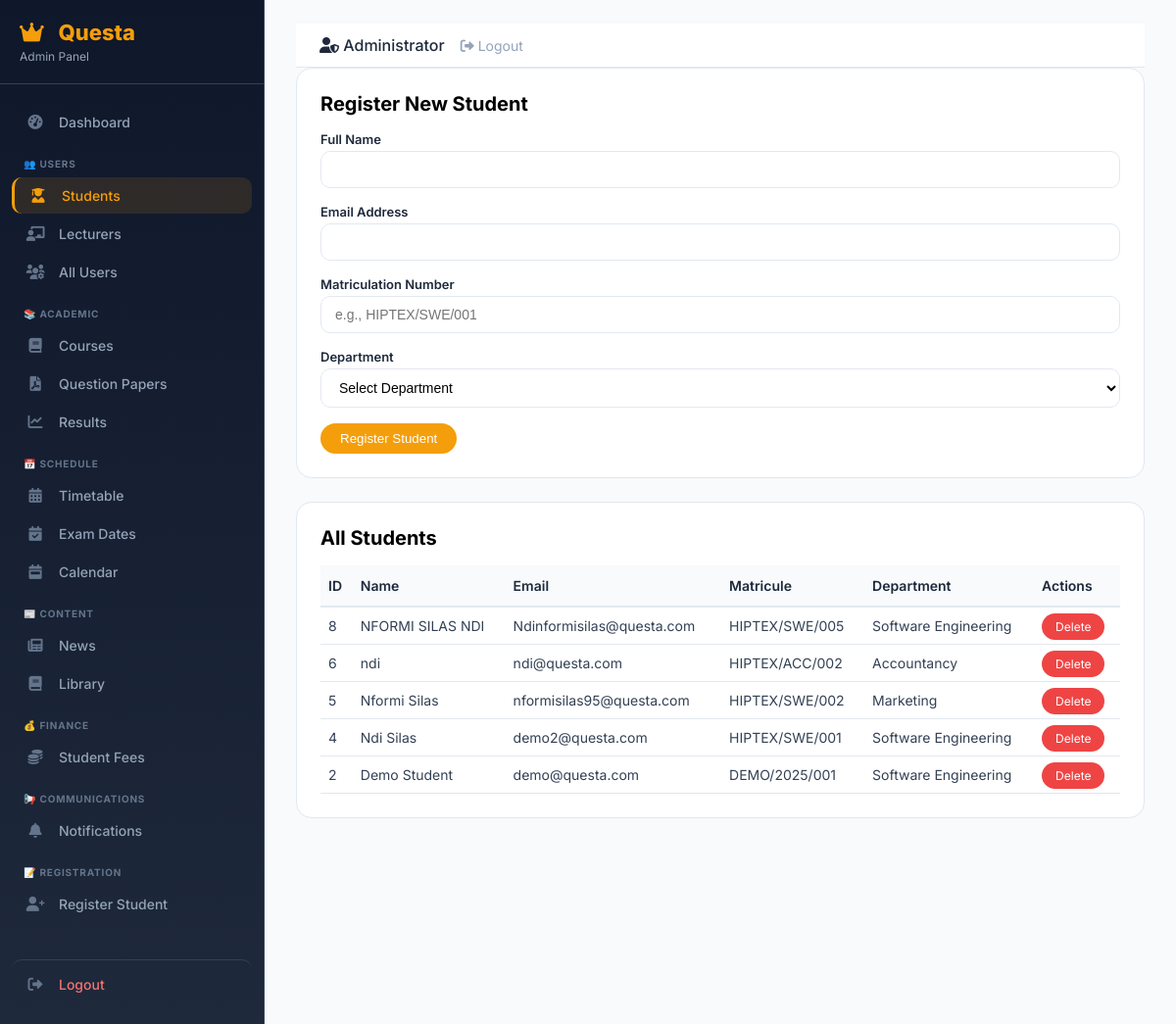
The app's page /admin/manage-students.php (signed in) with its own data.
### tables this page shows
CREATE TABLE `users` (
  `id` int(11) NOT NULL,
  `name` varchar(100) NOT NULL,
  `email` varchar(100) NOT NULL,
  `password` varchar(255) NOT NULL,
  `role` enum('admin','lecturer','student') DEFAULT 'student',
  `matricule` varchar(50) DEFAULT NULL,
  `department_id` int(11) DEFAULT NULL,
  `avatar` varchar(255) DEFAULT NULL,
  `created_at` datetime DEFAULT current_timestamp()
);

CREATE TABLE `departments` (
  `id` int(11) NOT NULL,
  `name` varchar(100) NOT NULL,
  `abbreviation` varchar(10) DEFAULT NULL,
  `icon` varchar(50) DEFAULT NULL
);

### admin/manage-students.php (the view, shortened to what this page needs)
<?php
require_once '../includes/config.php';
$students = $pdo->query("
    SELECT u.*, d.name as department_name
    FROM users u
    LEFT JOIN departments d ON u.department_id = d.id
    WHERE u.role = 'student'
    ORDER BY u.id DESC
")->fetchAll();
include 'header.php';
?>
<div class="admin-card">
    <h2>Register New Student</h2>
    <form method="POST">
        <div class="form-group">
            <label>Full Name</label>
            <input type="text" name="name" class="form-input" required>
        </div>
        <div class="form-group">
            <label>Email Address</label>
            <input type="email" name="email" class="form-input" required>
        </div>
        <div class="form-group">
            <label>Matriculation Number</label>
            <input type="text" name="matricule" class="form-input" placeholder="e.g., HIPTEX/SWE/001" required>
        </div>
        <div class="form-group">
            <label>Department</label>
            <select name="department_id" class="form-select" required>
                <option value="">Select Department</option>
            </select>
        </div>
        <button type="submit" name="register_student" class="btn-primary">Register Student</button>
    </form>
</div>
<div class="admin-card">
    <h2>All Students</h2>
    <table class="admin-table">
        <thead>
            <tr><th>ID</th><th>Name</th><th>Email</th><th>Matricule</th><th>Department</th><th>Actions</th></tr>
        </thead>
        <tbody>
            <?php foreach ($students as $student): ?>
            <tr>
                <td><?php echo $student['id']; ?></td>
                <td><?php echo htmlspecialchars($student['name']); ?></td>
                <td><?php echo htmlspecialchars($student['email']); ?></td>
                <td><?php echo htmlspecialchars($student['matricule']); ?></td>
                <td><?php echo htmlspecialchars($student['department_name']); ?></td>
                <td>
                    <a href="?delete=<?php echo $student['id']; ?>" class="btn-danger" onclick="return confirm('Delete this student?')">Delete</a>
                </td>
            </tr>
            <?php endforeach; ?>
        </tbody>
    </table>
</div>
<?php include 'footer.php'; ?>

### admin/header.php (style rules this page uses)
* { margin: 0; padding: 0; box-sizing: border-box; }
body { font-family: 'Inter', sans-serif; background: #f8fafc; min-height: 100vh; }
.admin-card { background: white; border-radius: 16px; padding: 24px; border: 1px solid #e2e8f0; margin-bottom: 24px; overflow-x: auto; }
.admin-card h2 { font-size: 20px; font-weight: 700; margin-bottom: 16px; }
.admin-table { width: 100%; border-collapse: collapse; font-size: 14px; }
.admin-table th { text-align: left; padding: 12px 8px; background: #f8fafc; font-weight: 600; color: #1e293b; border-bottom: 2px solid #e2e8f0; }
.admin-table td { padding: 10px 8px; border-bottom: 1px solid #e2e8f0; color: #334155; }
.btn-primary { background: #f59e0b; color: white; padding: 8px 20px; border: none; border-radius: 30px; font-weight: 500; cursor: pointer; text-decoration: none; display: inline-flex; align-items: center; gap: 8px; }
.btn-danger { background: #ef4444; color: white; padding: 6px 14px; border: none; border-radius: 20px; font-size: 12px; cursor: pointer; text-decoration: none; }
.form-group { margin-bottom: 16px; }
.form-group label { display: block; font-size: 13px; font-weight: 600; color: #1e293b; margin-bottom: 4px; }
.form-input, .form-select { width: 100%; padding: 10px 14px; border: 1px solid #e2e8f0; border-radius: 10px; font-size: 14px; background: white; }

### records on screen
users: id "8", name "NFORMI SILAS NDI", email "Ndinformisilas@questa.com", matricule "HIPTEX/SWE/005", department.name "Software Engineering"
users: id "6", name "ndi", email "ndi@questa.com", matricule "HIPTEX/ACC/002", department.name "Accountancy"
users: id "5", name "Nformi Silas", email "nformisilas95@questa.com", matricule "HIPTEX/SWE/002", department.name "Marketing"
users: id "4", name "Ndi Silas", email "demo2@questa.com", matricule "HIPTEX/SWE/001", department.name "Software Engineering"
users: id "2", name "Demo Student", email "demo@questa.com", matricule "DEMO/2025/001", department.name "Software Engineering"

### other values on screen
$_SESSION['user_name'] "Administrator"
